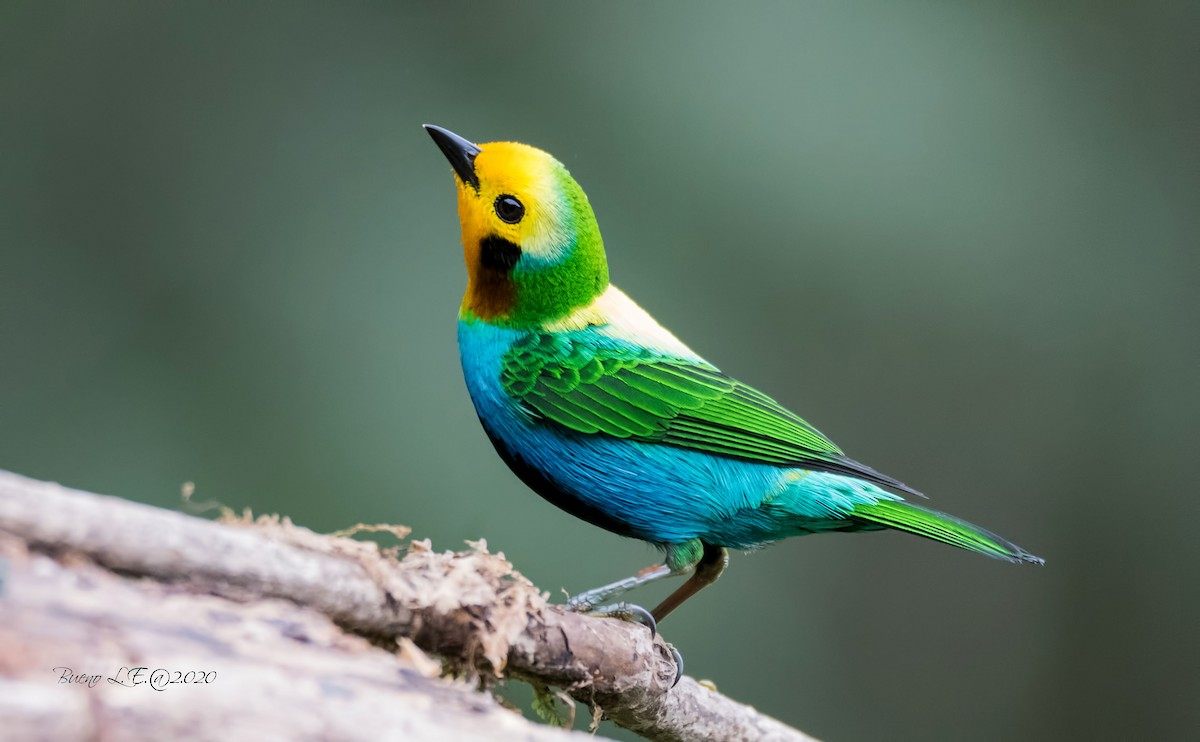
#> input picture Depth from Defocus/bird.jpeg, 1200 x 742 px
$ jupyter execute 'Highlight Focused Image.ipynb'
#> lines starting #> are read from the running program, lines starting #| are printed output that depends on the picture
[cell 1]
import numpy as np
from PIL import Image
from matplotlib import pyplot as plt
from matplotlib.pyplot import figure
import math

[cell 2]
#read image
img = np.asarray(Image.open('bird.jpeg'))
#> img is the input picture: shape (742, 1200, 3); mean R, G, B 97.1, 117, 103.1
img = img/255

figure(figsize = (8, 6), dpi = 100)
plt.imshow(img)
plt.show()

[cell 3]
#return estimated focus score
def getHighFreqScore(img):

    fr = np.fft.fft2(img[:, :, 0])
    fg = np.fft.fft2(img[:, :, 1])
    fb = np.fft.fft2(img[:, :, 2])

    #get coefficient magnitude
    magR = (fr.real**2 + fr.imag**2) ** 0.5
    magG = (fg.real**2 + fg.imag**2) ** 0.5
    magB = (fb.real**2 + fb.imag**2) ** 0.5

    #get acceleration on x and y axises
    def getAcceleration(img):

        aX = img[:, 1 : ] - img[:, 0 : -1]
        aX = aX[:, 1 : ] - aX[:, 0 : -1]
        aY = img[1 : , :] - img[0 : -1, :]
        aY = aY[1 :, :] - aY[0 : -1, :]

        #get acceleration magnitude
        mag = (aX[0 : -2, :]**2 + aY[:, 0 : -2]**2) ** 0.5
        return np.sum(mag)

    return getAcceleration(magR) + getAcceleration(magG) + getAcceleration(magB)

[cell 4]
resolution = (30, 50)
deltaY = img.shape[0]/resolution[0]
#> deltaY = 24.73
deltaX = img.shape[1]/resolution[1]
#> deltaX = 24
threshold = 2000

for y in range(0, resolution[0]):
    for x in range(0, resolution[1]):
        x0 = math.floor(x * deltaX)
        x1 = math.floor((x + 1) * deltaX)
        y0 = math.floor(y * deltaY)
        y1 = math.floor((y + 1) * deltaY)
        val = getHighFreqScore(img[y0 : y1, x0 : x1, :])
        if val > threshold:
            img[y0 : y1, x0 : x1, :] += 0.3
#> this loop made 30 passes
#> pass 1, in getHighFreqScore, `magR = (fr.real**2 + fr.imag**2) ** 0.5`:
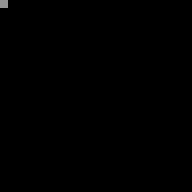
#> magR: shape (24, 24) float64 (shown 8 times larger); min 0.00465, max 148, mean 0.3
#> pass 1, in getAcceleration, `aX = img[:, 1 : ] - img[:, 0 : -1]`:
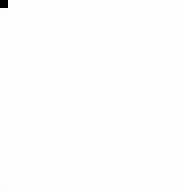
#> aX: shape (24, 23) float64 (shown 8 times larger); min -147.9, max 0.285, mean -0.27; drawn with min black and max white
#> after the loop:
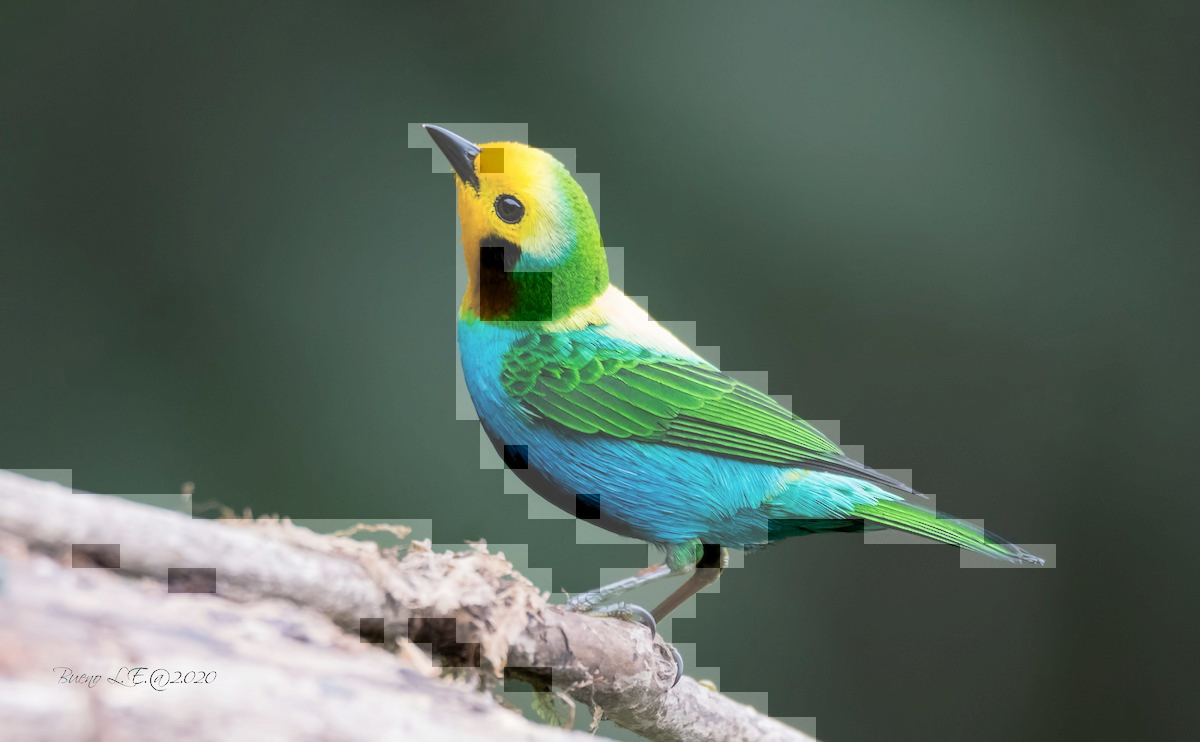
#> img: shape (742, 1200, 3) float64; mean R, G, B 0.466, 0.544, 0.489; drawn with min black and max white

figure(figsize = (8, 6), dpi = 100)
plt.imshow(img)
plt.show()
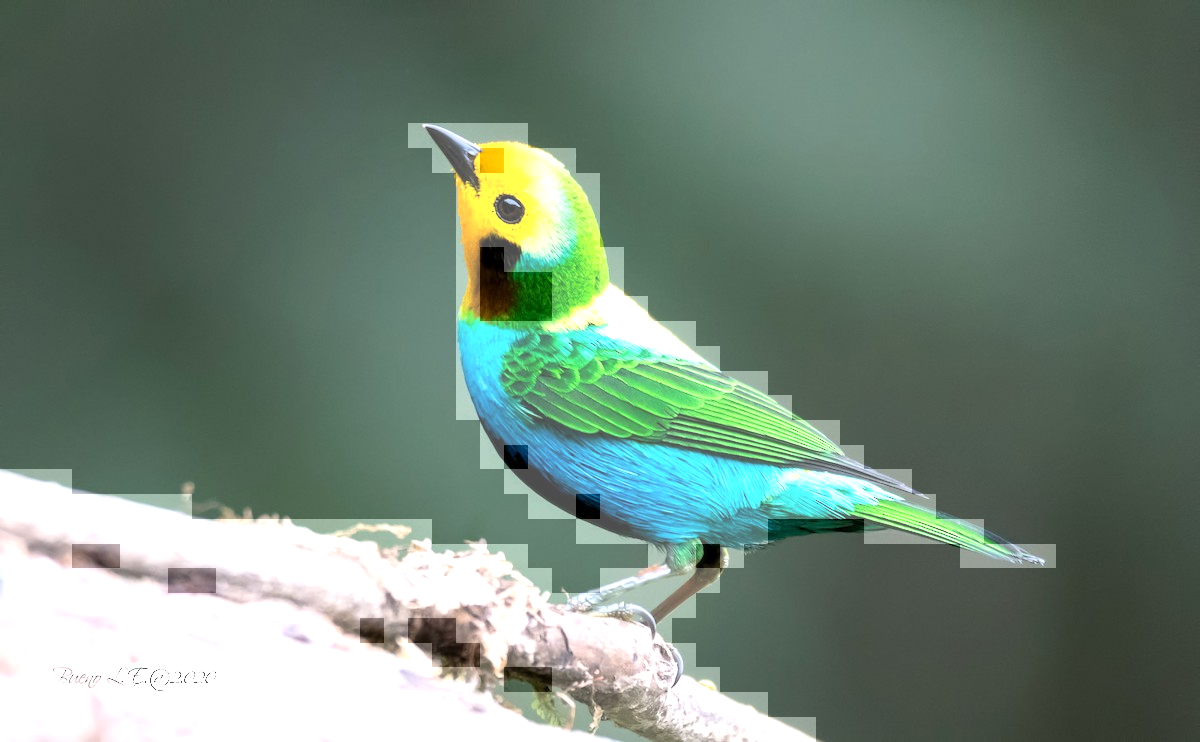
#> shown: shape (742, 1200, 3) float64; mean R, G, B 0.446, 0.528, 0.474
